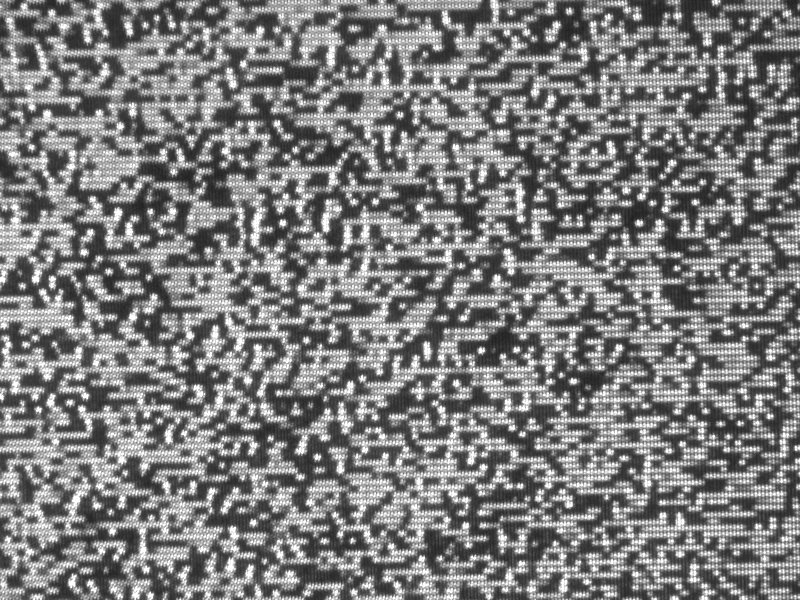
#> input picture image/sunaarashi.jpg, 800 x 600 px
$ python dilation.py
#> lines starting #> are read from the running program, lines starting #| are printed output that depends on the picture
# -*- coding: utf-8 -*-

import cv2
import numpy as np

if __name__ == '__main__':

    # 画像の読み込み
    img_src = cv2.imread("./image/sunaarashi.jpg", 1)
#> img_src is the input picture: shape (600, 800, 3); min 28, max 255, mean 124.5

    # 4近傍の定義
    neiborhood4 = np.array([[0, 1, 0],
                            [1, 1, 1],
                            [0, 1, 0]],
                            np.uint8)

    # 8近傍の定義
    neiborhood8 = np.array([[1, 1, 1],
                            [1, 1, 1],
                            [1, 1, 1]],
                            np.uint8)

    # 8近傍で膨張処理
    img_dilation = cv2.dilate(img_src,
                              neiborhood8,
                              iterations=1)
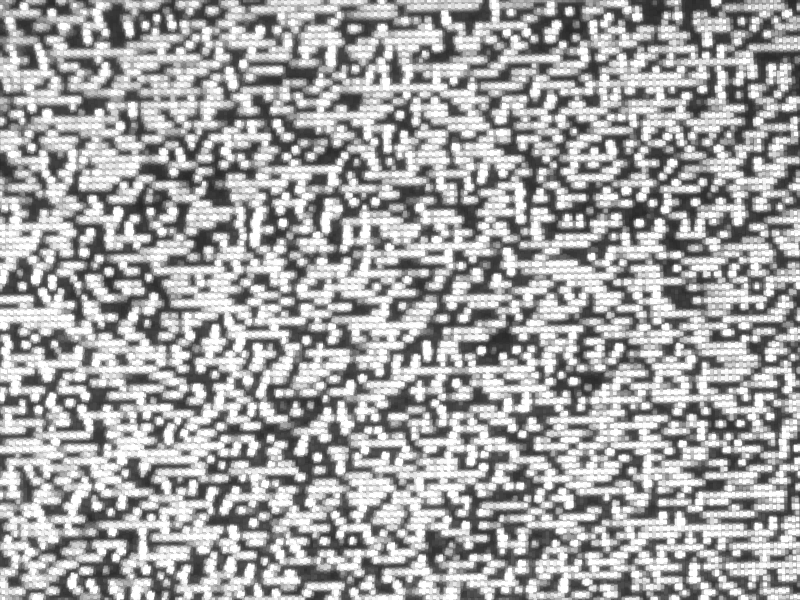
#> img_dilation: shape (600, 800, 3); min 40, max 255, mean 163.9

    # 表示
    cv2.imshow("Show DILATION Image", img_dilation)
    cv2.waitKey(0)
    cv2.destroyAllWindows()

$ run again, with image/IMG_4680.JPG copied over image/sunaarashi.jpg
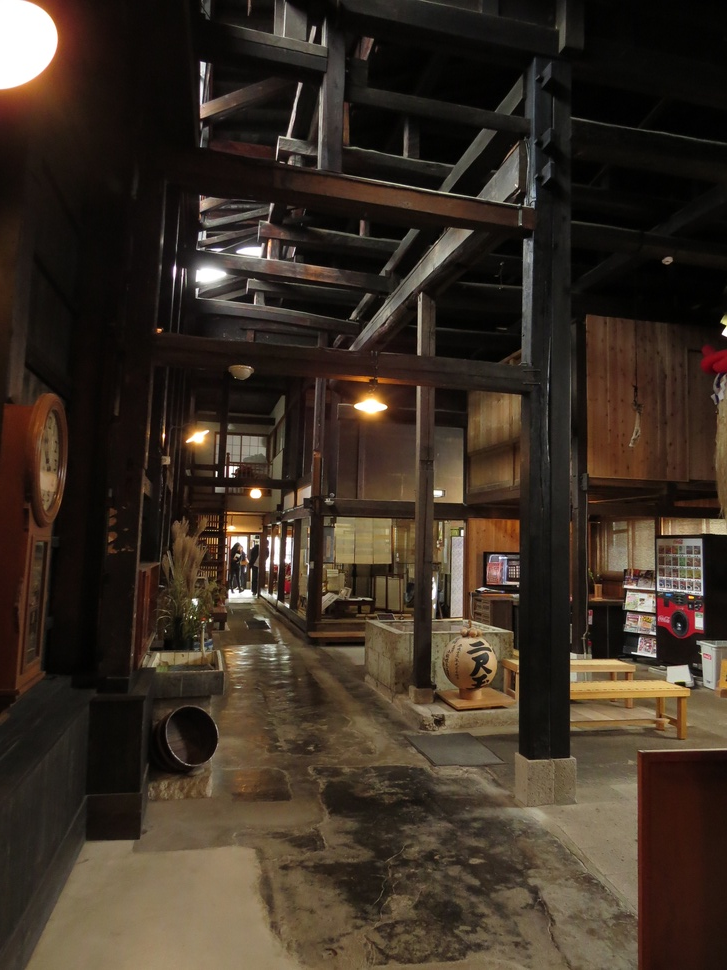
#> input picture image/IMG_4680.JPG, 727 x 970 px, shrunk from 2112 x 2816 before the run
#> img_src is the input picture: shape (970, 727, 3); mean B, G, R 37, 48, 59.8
#> `img_dilation = cv2.dilate(img_src, neiborhood8, iterations=1)`:
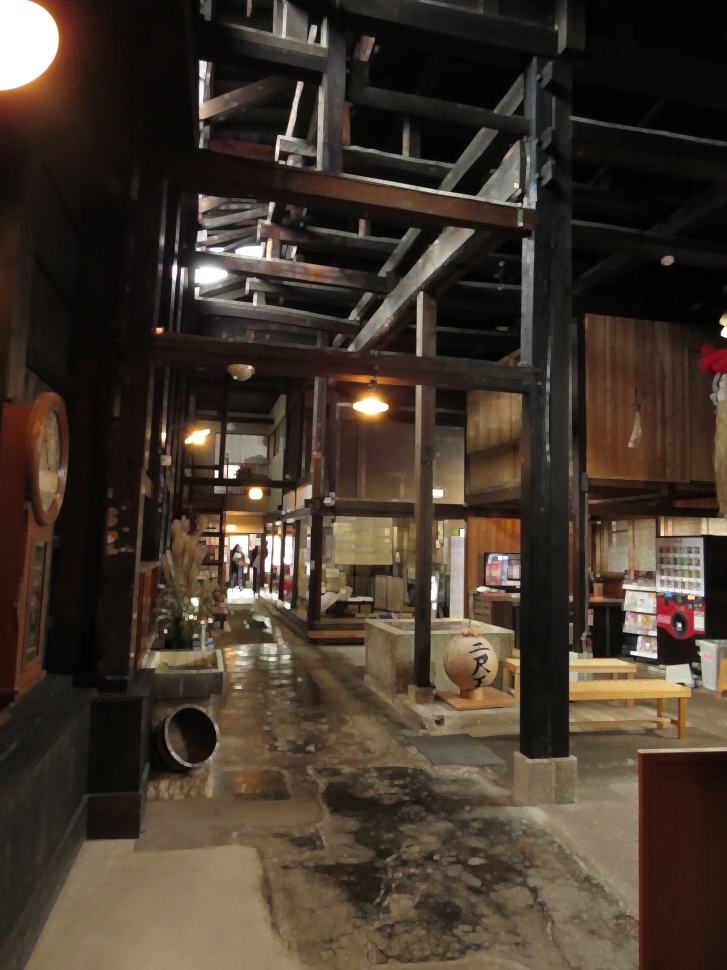
#> img_dilation: shape (970, 727, 3); mean B, G, R 44.7, 56, 68
